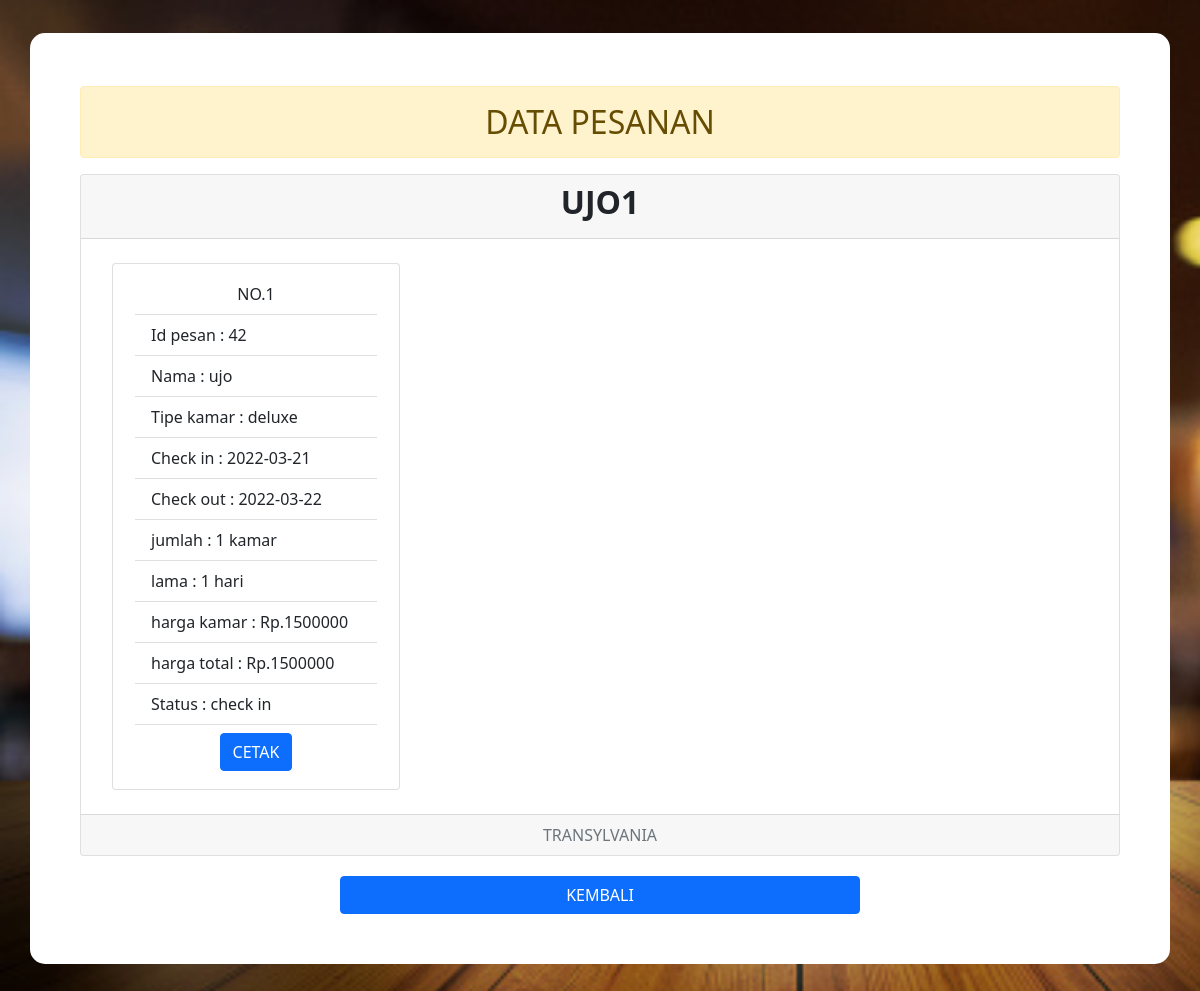
/user/datatransaksi.php (signed in), run on the app's committed database.
### tables this page shows
CREATE TABLE `pemesanan` (
  `idpesan` int(11) NOT NULL,
  `idtamu` int(11) NOT NULL,
  `nama` varchar(100) NOT NULL,
  `cekin` date NOT NULL,
  `cekout` date NOT NULL,
  `id_kamar` int(11) NOT NULL,
  `tipe` varchar(30) NOT NULL,
  `jumlah` int(5) NOT NULL,
  `status` enum('pending','check in','check out') NOT NULL
);

CREATE TABLE `kamar` (
  `id_kamar` int(11) NOT NULL,
  `tipe` varchar(30) NOT NULL,
  `stok` int(11) NOT NULL,
  `harga` int(11) NOT NULL,
  `gambar` varchar(1000) NOT NULL,
  `fasilitas` varchar(1000) NOT NULL
);

### user/datatransaksi.php (the view, shortened to what this page needs)
<?php
	include "../fungsi/koneksi.php";
?>
<!DOCTYPE html>
<html>
<head>
	<link rel="stylesheet" type="text/css" href="css/bootstrap.min.css">
	<link rel="stylesheet" type="text/css" href="../pendaf.css">
</head>
<body>
	<div style=" margin-bottom: 100px;" class="container">
		<h2 class="alert alert-warning text-center mt-5">DATA PESANAN</h2>
		<div class="card">
		  	<div class="card-header text-center">
		    <h2 style="font-weight:bold; text-transform: uppercase;"><?php
		     $nama=$_SESSION['username'];
		     echo "$nama"
		     ?></h2>
		  	</div>
		  	<div class="card-body">
		  		<div style="margin-left:10px;" class="row mt-2">
		  			<?php
		  			$no = 1;
		  			$n=$_SESSION['username'];
					$nama= mysqli_query($koneksi,"SELECT nama FROM tamu WHERE username = '$n'");
					$m= mysqli_fetch_array($nama);
					$k= $m['nama'];
				  	$data = mysqli_query($koneksi,"SELECT * FROM pemesanan INNER JOIN kamar on pemesanan.tipe = kamar.tipe WHERE pemesanan.nama = '$k'");
				  	$cek=mysqli_num_rows($data);
				  	if ($cek > 0){
				  	while ($d = mysqli_fetch_array($data)) {
				  		$tgl1 = new DateTime($d['cekin']);
						$tgl2 = new DateTime($d['cekout']);
						$jarak = $tgl2->diff($tgl1);
						$ha = $jarak->d;
						$jum = $ha * $d['harga'] * $d['jumlah'];
				  		?>
				  		<div class="card mb-2" style="width: 18rem; margin-left:5px;">
						  <ul style="margin:10px;" class="list-group list-group-flush">
						  	<li class="list-group-item text-center">NO.<?php echo $no++; ?></li>
						  	<li class="list-group-item">Id pesan 	: <?php echo $d['idpesan']; ?></li>
						    <li class="list-group-item">Nama 	: <?php echo $d['nama']; ?> </li>
						    <li class="list-group-item">Tipe kamar 	: <?php echo $d['tipe']; ?></li>
						    <li class="list-group-item">Check in 	: <?php echo $d['cekin']; ?></li>
						    <li class="list-group-item">Check out 	: <?php echo $d['cekout']; ?></li>
						    <li class="list-group-item">jumlah 	: <?php echo $d['jumlah']; ?> kamar</li>
						    <li class="list-group-item">lama 	: <?php echo $ha; ?> hari</li>
						    <li class="list-group-item">harga kamar	: Rp.<?php echo $d['harga']; ?></li>
						    <li class="list-group-item">harga total 	: Rp.<?php echo $jum; ?></li>
						    <li class="list-group-item">Status 	: <?php echo $d['status']; ?></li>
						    <li class="list-group-item text-center"><form method="POST" action="bayar.php">
						<button class="btn btn-primary" type="submit">CETAK</button>
					</form></li>
						  </ul>
						</div>
				    <?php
				 }
				  	}
				  	?>
                </div>
		  </div>
		  <div class="card-footer text-center text-muted">
		    TRANSYLVANIA
		  </div>
		</div>
		<center><a class="kembali" href="javascript:history.back()"><button style="margin-top: 20px; " class="btn btn-primary col-md-6 ">KEMBALI</button></a></center>
	</div>
</body>
</html>

### pendaf.css (style rules this page uses)
body { background-image: url(img/isok.jpg); background-size: cover; background-attachment: cover; }
.container { background-color: white; border-radius: 15px; padding: 50px; padding-top: 5px; margin-top: 33px; }

### data on the page
pemesanan: idpesan "42", nama "ujo", id_kamar.tipe "deluxe", cekin "2022-03-21", cekout "2022-03-22", jumlah "1", ha "1", id_kamar.harga "1500000", status "check in"

### other printed values
$nama "UJO1"
